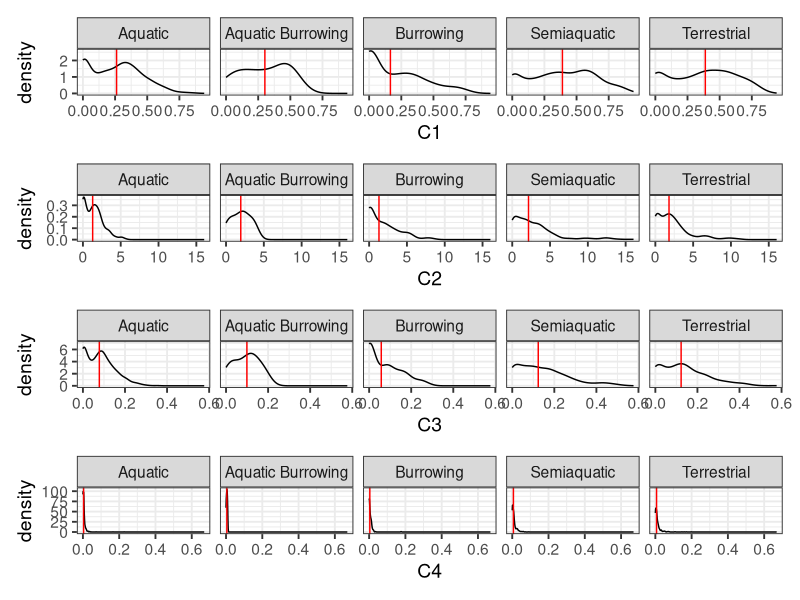
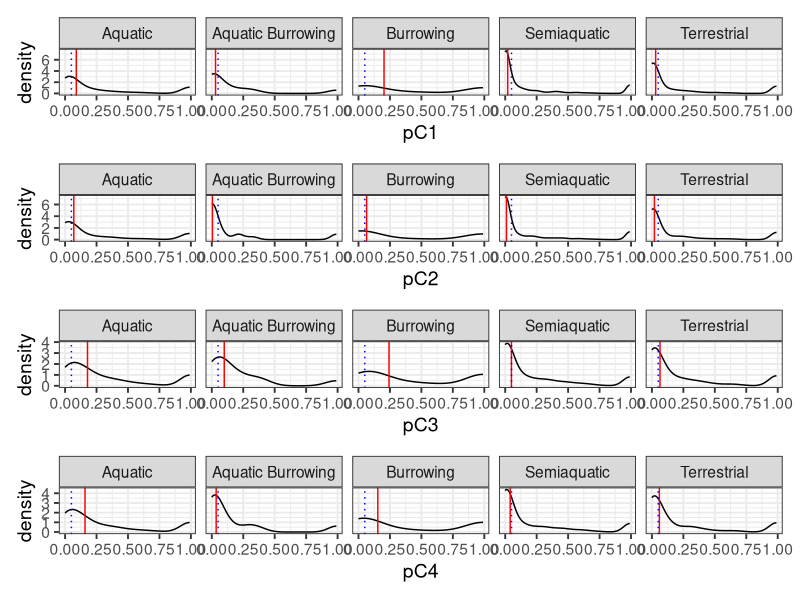
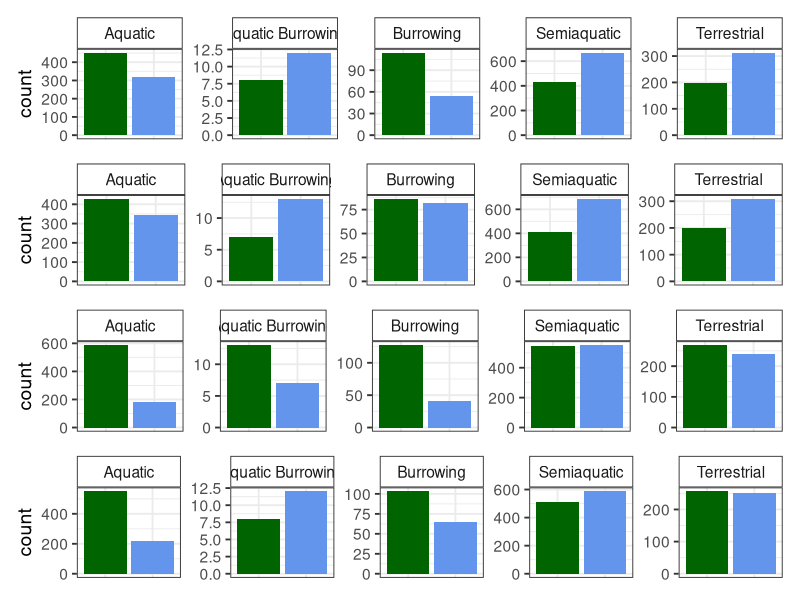
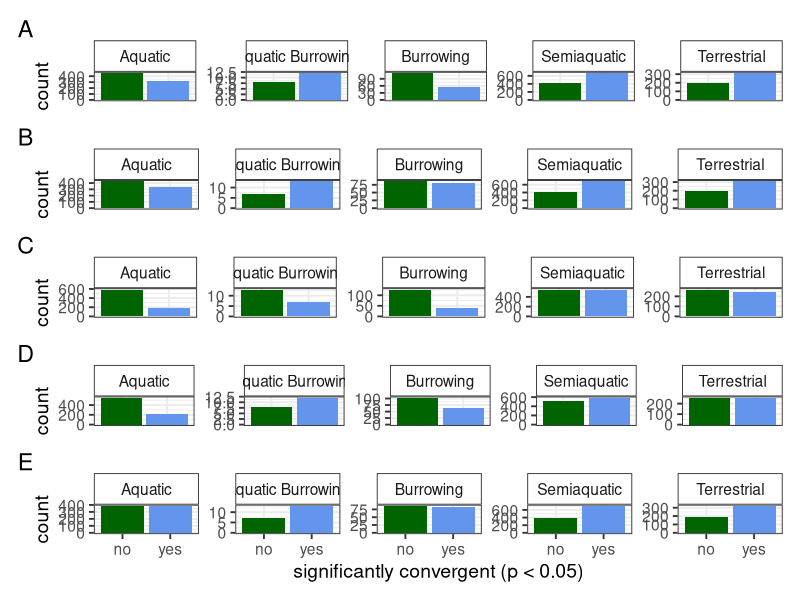
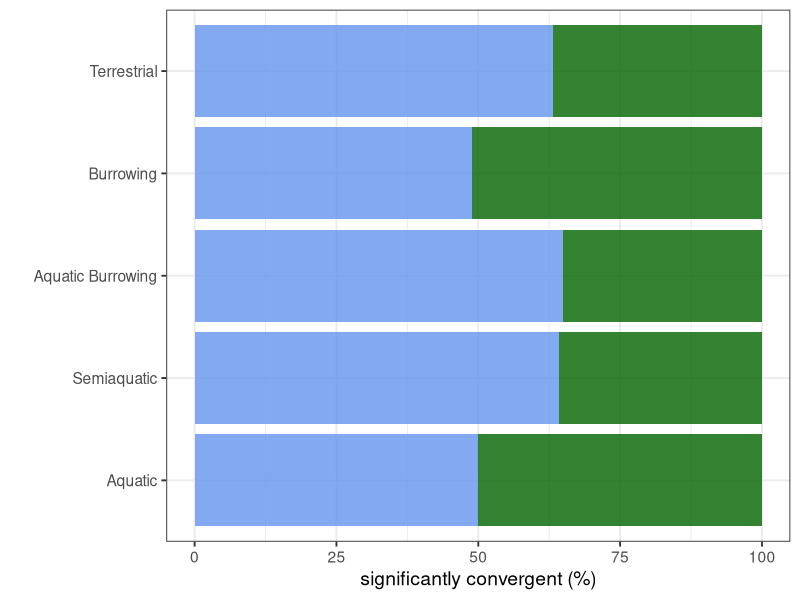

Source code (R) for these figures, in order:
# Phylogenetic convergence testing for linear data
# Stayton's distance-based metric
# Summaries from looping over all putative pairs of convergent taxa
# 2022
#-------------------------------------
# Load libraries
library(tidyverse)
library(patchwork)

remove_x <- 
  theme(axis.title.x=element_blank(),
        axis.text.x=element_blank(),
        axis.ticks.x=element_blank())

#------------------------------------------------------------
# Import results
#------------------------------------------------------------
results <- read_csv("outputs/Linear/Tables/convevol-results-pairs.csv") 

#------------------------------------------------------------
# Summaries
#------------------------------------------------------------  

sumDat <- 
  results %>%
  group_by(Habit) %>%
  summarise(across(C1:pC4, median))

results <- 
  results %>%
  mutate(converge1 = case_when(pC1 < 0.05 ~ "Yes", pC1 >= 0.05 ~ "No")) %>%
  mutate(converge2 = case_when(pC2 < 0.05 ~ "Yes", pC2 >= 0.05 ~ "No")) %>%
  mutate(converge3 = case_when(pC3 < 0.05 ~ "Yes", pC3 >= 0.05 ~ "No")) %>%
  mutate(converge4 = case_when(pC4 < 0.05 ~ "Yes", pC4 >= 0.05 ~ "No")) %>%
  mutate(overall = case_when(pC1 < 0.05 | pC2 < 0.05 | pC4 < 0.05 | pC4 < 0.05 ~ 1)) %>%
  mutate(overall = case_when(is.na(overall) ~ 0, !is.na(overall) ~ 1))

significant <- 
results %>%
  group_by(Habit) %>%
  summarise(yes = sum(overall),
            N = n(),
            no = N - yes,
            percent = yes/N * 100)
#------------------------------------------------------------
# Plots - C values
#------------------------------------------------------------  

c1 <-
  ggplot(results, aes(x = C1)) +
  geom_density() +
  geom_vline(data = sumDat, aes(xintercept = C1), colour = "red") +
  facet_wrap(~Habit, ncol = 5) +
  theme_bw((base_size = 14))

c2 <-
  ggplot(results, aes(x = C2)) +
  geom_density() +
  geom_vline(data = sumDat, aes(xintercept = C2), colour = "red") +
  facet_wrap(~Habit, ncol = 5) +
  theme_bw((base_size = 14))

c3 <-
  ggplot(results, aes(x = C3)) +
  geom_density() +
  geom_vline(data = sumDat, aes(xintercept = C3), colour = "red") +
  facet_wrap(~Habit, ncol = 5) +
  theme_bw((base_size = 14))

c4 <-
  ggplot(results, aes(x = C4)) +
  geom_density() +
  geom_vline(data = sumDat, aes(xintercept = C4), colour = "red") +
  facet_wrap(~Habit, ncol = 5) +
  theme_bw((base_size = 14))

# Plot them all
c1/c2/c3/c4  

#------------------------------------------------------------
# Plots - p values
#------------------------------------------------------------  

pc1 <-
  ggplot(results, aes(x = pC1)) +
  geom_density() +
  geom_vline(xintercept = 0.05, colour = "blue", lty = "dotted") +
  geom_vline(data = sumDat, aes(xintercept = pC1), colour = "red") +
  facet_wrap(~Habit, ncol = 5) +
  theme_bw((base_size = 14))

pc2 <-
  ggplot(results, aes(x = pC2)) +
  geom_density() +
  geom_vline(xintercept = 0.05, colour = "blue", lty = "dotted") +
  geom_vline(data = sumDat, aes(xintercept = pC2), colour = "red") +
  facet_wrap(~Habit, ncol = 5) +
  theme_bw((base_size = 14))

pc3 <-
  ggplot(results, aes(x = pC3)) +
  geom_density() +
  geom_vline(data = sumDat, aes(xintercept = pC3), colour = "red") +
  geom_vline(xintercept = 0.05, colour = "blue", lty = "dotted") +
  facet_wrap(~Habit, ncol = 5) +
  theme_bw((base_size = 14))

pc4 <-
  ggplot(results, aes(x = pC4)) +
  geom_density() +
  geom_vline(data = sumDat, aes(xintercept = pC4), colour = "red") +
  geom_vline(xintercept = 0.05, colour = "blue", lty = "dotted") +
  facet_wrap(~Habit, ncol = 5) +
  theme_bw((base_size = 14))

# Plot them all
pc1/pc2/pc3/pc4  

#------------------------------------------------------------
# Plots - converged
#------------------------------------------------------------  

con1 <-
  ggplot(results, aes(x = converge1, fill = converge1)) +
  geom_histogram(stat = "count") +
  facet_wrap(~Habit, ncol = 5, scales = "free_y") +
  theme_bw((base_size = 14))+
  scale_fill_manual(values = c("darkgreen", "cornflowerblue")) +
  theme(strip.background = element_rect(fill = "white")) +
  scale_x_discrete(labels = c("no", "yes")) +
  theme(legend.position = "none") +
  remove_x

con2 <-
  ggplot(results, aes(x = converge2, fill = converge2)) +
  geom_histogram(stat = "count") +
  facet_wrap(~Habit, ncol = 5, scales = "free_y") +
  theme_bw((base_size = 14))+
  scale_fill_manual(values = c("darkgreen", "cornflowerblue")) +
  theme(strip.background = element_rect(fill = "white")) +
  scale_x_discrete(labels = c("no", "yes")) +
  theme(legend.position = "none") +
  remove_x

con3 <-
  ggplot(results, aes(x = converge3, fill = converge3)) +
  geom_histogram(stat = "count") +
  facet_wrap(~Habit, ncol = 5, scales = "free_y") +
  theme_bw((base_size = 14))+
  scale_fill_manual(values = c("darkgreen", "cornflowerblue")) +
  theme(strip.background = element_rect(fill = "white")) +
  scale_x_discrete(labels = c("no", "yes")) +
  theme(legend.position = "none") +
  remove_x

con4 <-
  ggplot(results, aes(x = converge4, fill = converge4)) +
  geom_histogram(stat = "count") +
  facet_wrap(~Habit, ncol = 5, scales = "free_y") +
  theme_bw((base_size = 14)) +
  scale_fill_manual(values = c("darkgreen", "cornflowerblue")) +
  theme(strip.background = element_rect(fill = "white")) +
  scale_x_discrete(labels = c("no", "yes")) +
  theme(legend.position = "none") +
  remove_x

# Plot them all
con1/con2/con3/con4  

#--------------------------------------------------
# Overall results
#--------------------------------------------------
all <-
  ggplot(results, aes(x = as.character(overall), fill = as.character(overall))) +
  geom_histogram(stat = "count") +
  facet_wrap(~Habit, ncol = 5, scales = "free_y") +
  theme_bw((base_size = 14)) +
  scale_fill_manual(values = c("darkgreen", "cornflowerblue")) +
  theme(strip.background = element_rect(fill = "white")) +
  scale_x_discrete(labels = c("no", "yes")) +
  theme(legend.position = "none") +
  xlab("significantly convergent (p < 0.05)")

# Plot them all
con1/con2/con3/con4/all + plot_annotation(tag_levels = "A") 

#----------------------------------------------------
# Stacked bars
#----------------------------------------------------
stackedds <- 
  significant %>%
  pivot_longer(cols = c(yes, no), names_to = "significant", values_to = "number") %>%
  mutate(percent2 = number/N * 100) %>%
  mutate(Habit = factor(Habit, levels = c("Aquatic", "Semiaquatic", "Aquatic Burrowing", "Burrowing", "Terrestrial")))

ggplot(stackedds, aes(y = percent2, x = Habit, fill = significant)) + 
  geom_col(alpha = 0.8) +
  scale_fill_manual(values = c("darkgreen", "cornflowerblue")) +
  coord_flip() +
  theme_bw(base_size = 14) +
  ylab("significantly convergent (%)") +
  theme(legend.position = "none") +
  xlab("")
